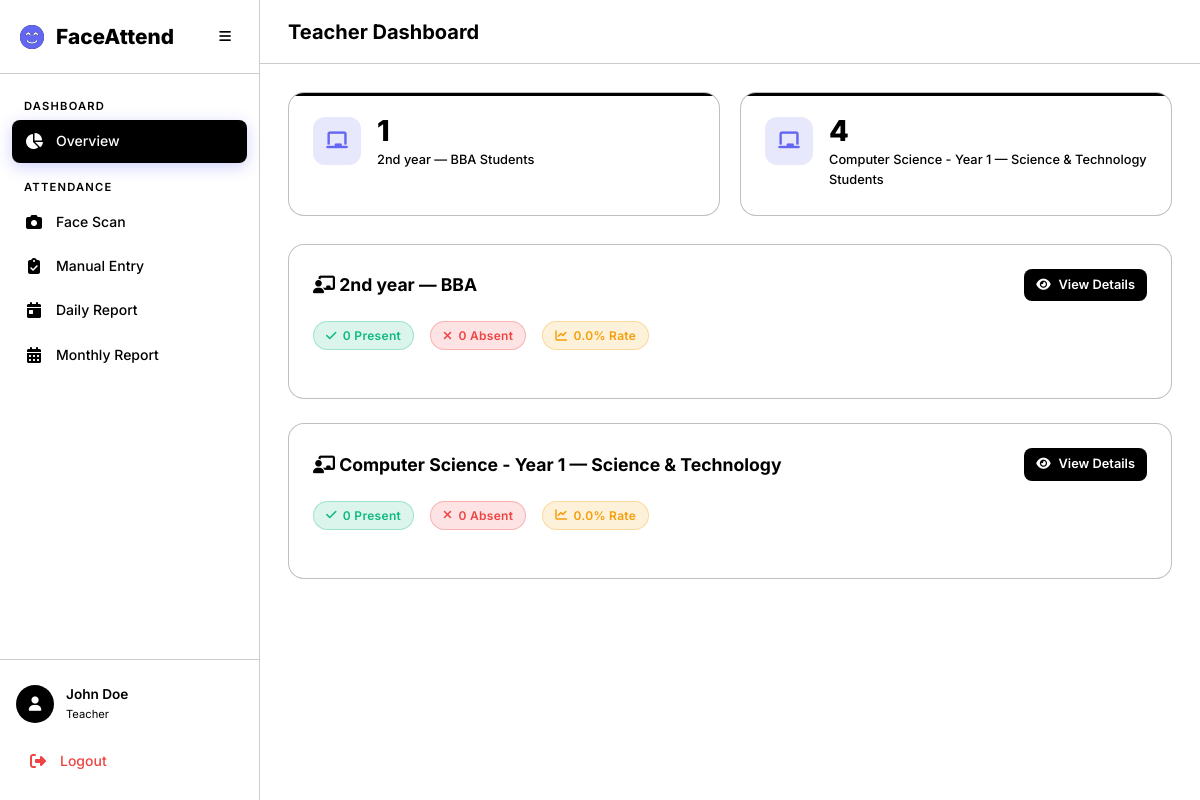
The page /attendance/teacher/ (signed in) on the database its author committed.
### accounts/models.py (models this page shows, shortened)
class User(AbstractUser):
    class Role(models.TextChoices):
        ADMIN = 'admin', 'Admin'
        TEACHER = 'teacher', 'Teacher'
        STUDENT = 'student', 'Student'
    role = models.CharField(
        max_length=10,
        choices=Role.choices,
        default=Role.STUDENT,
    )
    phone = models.CharField(max_length=20, blank=True)
    profile_image = models.ImageField(upload_to='profiles/', blank=True, null=True)

### academics/models.py (models this page shows, shortened)
class AcademicClass(models.Model):
    name = models.CharField(max_length=200)
    faculty = models.ForeignKey(Faculty, on_delete=models.CASCADE, related_name='classes')
    teacher = models.ForeignKey(
        settings.AUTH_USER_MODEL,
        on_delete=models.SET_NULL,
        null=True, blank=True,
        related_name='assigned_classes',
        limit_choices_to={'role': 'teacher'},
    )
    created_at = models.DateTimeField(auto_now_add=True)
    updated_at = models.DateTimeField(auto_now=True)
    class Meta:
        verbose_name_plural = 'Classes'
        ordering = ['faculty__name', 'name']
        unique_together = ['name', 'faculty']
    def __str__(self):
        return f"{self.name} — {self.faculty.name}"

class Faculty(models.Model):
    name = models.CharField(max_length=200, unique=True)
    description = models.TextField(blank=True)
    created_at = models.DateTimeField(auto_now_add=True)
    updated_at = models.DateTimeField(auto_now=True)
    class Meta:
        verbose_name_plural = 'Faculties'
        ordering = ['name']

### attendance/views.py (the view)
# urls.py: path('teacher/', views.teacher_dashboard, name='teacher_dashboard'),
@login_required
@teacher_required
def teacher_dashboard(request):
    teacher = request.user
    classes = AcademicClass.objects.filter(teacher=teacher)
    today = timezone.localdate()
    class_data = []
    for cls in classes:
        students = Student.objects.filter(academic_class=cls, is_active=True)
        total = students.count()
        today_att = Attendance.objects.filter(student__in=students, date=today)
        present = today_att.filter(status__in=['present', 'late']).count()
        absent = today_att.filter(status='absent').count()
        class_data.append({
            'class': cls,
            'total_students': total,
            'present': present,
            'absent': absent,
            'rate': round(present / total * 100, 1) if total else 0,
        })
    return render(request, 'dashboard/teacher.html', {
        'class_data': class_data,
        'today': today,
    })

### templates/dashboard/teacher.html (shortened to what this page needs)
{% extends 'base.html' %}
{% block page_title %}Teacher Dashboard{% endblock %}
{% block content %}
<div class="stats-grid animate-fade-in">
    {% for cd in class_data %}
    <div class="stat-card primary">
        <div class="stat-icon primary"><i class="fas fa-chalkboard"></i></div>
        <div class="stat-content">
            <div class="stat-value">{{ cd.total_students }}</div>
            <div class="stat-label">{{ cd.class }} Students</div>
        </div>
    </div>
    {% endfor %}
</div>
{% for cd in class_data %}
<div class="card mb-3 animate-fade-in">
    <div class="card-header">
        <h3 class="card-title">
            <i class="fas fa-chalkboard-teacher"></i> {{ cd.class }}
        </h3>
        <a href="{% url 'attendance:teacher_class' cd.class.pk %}" class="btn btn-sm btn-primary">
            <i class="fas fa-eye"></i> View Details
        </a>
    </div>
    <div class="d-flex gap-2 flex-wrap mb-2">
        <div class="d-flex align-center gap-1">
            <span class="badge badge-present"><i class="fas fa-check"></i> {{ cd.present }} Present</span>
        </div>
        <div class="d-flex align-center gap-1">
            <span class="badge badge-absent"><i class="fas fa-times"></i> {{ cd.absent }} Absent</span>
        </div>
        <div class="d-flex align-center gap-1">
            <span class="badge badge-late"><i class="fas fa-chart-line"></i> {{ cd.rate }}% Rate</span>
        </div>
    </div>
    <div class="progress-bar">
    </div>
</div>
{% empty %}
<div class="empty-state">
    <i class="fas fa-chalkboard-teacher"></i>
    <p>No classes assigned to you yet.</p>
</div>
{% endfor %}
{% endblock %}

### templates/base.html (shortened to what this page needs)
<!DOCTYPE html>
<html lang="en" data-theme="dark">
<head>
    <link rel="stylesheet" href="https://cdnjs.cloudflare.com/ajax/libs/font-awesome/6.5.1/css/all.min.css">
    {% load static %}
    <link rel="stylesheet" href="{% static 'css/style.css' %}">
</head>
<body>
    {% if user.is_authenticated %}
    <div class="app-layout">
        <aside class="sidebar" id="sidebar">
            <div class="sidebar-header">
                <div class="logo">
                    <i class="fas fa-face-smile-beam"></i>
                    <span>FaceAttend</span>
                </div>
                <button class="sidebar-toggle" id="sidebarToggle">
                    <i class="fas fa-bars"></i>
                </button>
            </div>
            <nav class="sidebar-nav">
                {% if user.role == 'admin' %}
                <div class="nav-section">
                    <span class="nav-section-title">Dashboard</span>
                    <a href="{% url 'academics:admin_dashboard' %}" class="nav-link {% if request.resolver_match.url_name == 'admin_dashboard' %}active{% endif %}">
                        <i class="fas fa-chart-pie"></i><span>Overview</span>
                    </a>
                </div>
                <div class="nav-section">
                    <span class="nav-section-title">Academic</span>
                    <a href="{% url 'academics:faculty_list' %}" class="nav-link {% if 'faculty' in request.resolver_match.url_name %}active{% endif %}">
                        <i class="fas fa-building-columns"></i><span>Faculties</span>
                    </a>
                    <a href="{% url 'academics:class_list' %}" class="nav-link {% if 'class' in request.resolver_match.url_name %}active{% endif %}">
                        <i class="fas fa-chalkboard"></i><span>Classes</span>
                    </a>
                    <a href="{% url 'academics:student_list' %}" class="nav-link {% if 'student' in request.resolver_match.url_name %}active{% endif %}">
                        <i class="fas fa-user-graduate"></i><span>Students</span>
                    </a>
                </div>
                <div class="nav-section">
                    <span class="nav-section-title">Attendance</span>
                    <a href="{% url 'attendance:camera' %}" class="nav-link {% if request.resolver_match.url_name == 'camera' %}active{% endif %}">
                        <i class="fas fa-camera"></i><span>Face Scan</span>
                    </a>
                    <a href="{% url 'attendance:manual' %}" class="nav-link {% if request.resolver_match.url_name == 'manual' %}active{% endif %}">
                        <i class="fas fa-clipboard-check"></i><span>Manual Entry</span>
                    </a>
                    <a href="{% url 'attendance:daily_report' %}" class="nav-link {% if request.resolver_match.url_name == 'daily_report' %}active{% endif %}">
                        <i class="fas fa-calendar-day"></i><span>Daily Report</span>
                    </a>
                    <a href="{% url 'attendance:monthly_report' %}" class="nav-link {% if request.resolver_match.url_name == 'monthly_report' %}active{% endif %}">
                        <i class="fas fa-calendar-alt"></i><span>Monthly Report</span>
                    </a>
                </div>
                {% elif user.role == 'teacher' %}
                <div class="nav-section">
                    <span class="nav-section-title">Dashboard</span>
                    <a href="{% url 'attendance:teacher_dashboard' %}" class="nav-link {% if request.resolver_match.url_name == 'teacher_dashboard' %}active{% endif %}">
                        <i class="fas fa-chart-pie"></i><span>Overview</span>
                    </a>
                </div>
                <div class="nav-section">
                    <span class="nav-section-title">Attendance</span>
                    <a href="{% url 'attendance:camera' %}" class="nav-link {% if request.resolver_match.url_name == 'camera' %}active{% endif %}">
                        <i class="fas fa-camera"></i><span>Face Scan</span>
                    </a>
                    <a href="{% url 'attendance:manual' %}" class="nav-link {% if request.resolver_match.url_name == 'manual' %}active{% endif %}">
                        <i class="fas fa-clipboard-check"></i><span>Manual Entry</span>
                    </a>
                    <a href="{% url 'attendance:daily_report' %}" class="nav-link {% if request.resolver_match.url_name == 'daily_report' %}active{% endif %}">
                        <i class="fas fa-calendar-day"></i><span>Daily Report</span>
                    </a>
                    <a href="{% url 'attendance:monthly_report' %}" class="nav-link {% if request.resolver_match.url_name == 'monthly_report' %}active{% endif %}">
                        <i class="fas fa-calendar-alt"></i><span>Monthly Report</span>
                    </a>
                </div>
                {% endif %}
            </nav>
            <div class="sidebar-footer">
                <div class="user-card">
                    <div class="user-avatar">
                        <i class="fas fa-user"></i>
                    </div>
                    <div class="user-info">
                        <span class="user-name">{{ user.get_full_name|default:user.username }}</span>
                        <span class="user-role">{{ user.get_role_display }}</span>
                    </div>
                </div>
                <a href="{% url 'accounts:logout' %}" class="nav-link logout-link">
                    <i class="fas fa-sign-out-alt"></i><span>Logout</span>
                </a>
            </div>
        </aside>
        <main class="main-content">
            <header class="top-bar">
                <h1 class="page-title">{% block page_title %}Dashboard{% endblock %}</h1>
            </header>
            <div class="content-area">
                {% block content %}{% endblock %}
            </div>
        </main>
    </div>
    {% else %}
    <div class="auth-layout">
        {% block auth_content %}{% endblock %}
    </div>
    {% endif %}
</body>
</html>

### rows shown on the page
User: get_full_name "John Doe", role "Teacher"
AcademicClass: total_students "1", class "2nd year — BBA", present "0", absent "0", rate "0.0"
AcademicClass: total_students "4", class "Computer Science - Year 1 — Science & Technology", present "0", absent "0", rate "0.0"
